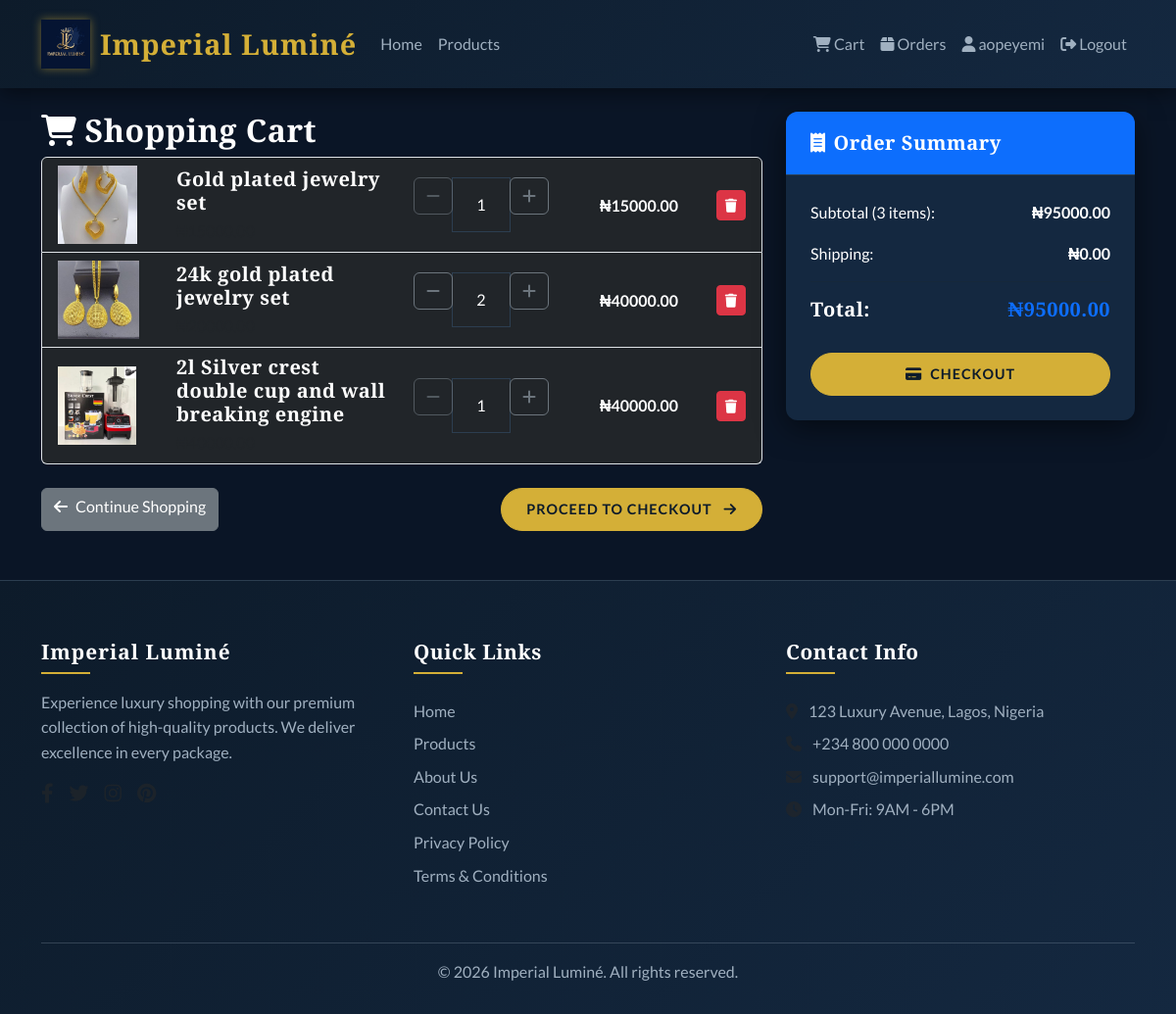
The app's page /cart/ (signed in) with its own data.
### store/models.py (models this page shows, shortened)
class Cart(models.Model):
    user = models.ForeignKey(User, on_delete=models.CASCADE, related_name='cart')
    product = models.ForeignKey(Product, on_delete=models.CASCADE)
    quantity = models.PositiveIntegerField(default=1, validators=[MinValueValidator(1)])
    added_at = models.DateTimeField(auto_now_add=True)
    class Meta:
        unique_together = ['user', 'product']
    def get_total_price(self):
        return self.product.price * self.quantity

class Product(models.Model):
    category = models.ForeignKey(Category, on_delete=models.CASCADE, related_name='products')
    name = models.CharField(max_length=200)
    slug = models.SlugField(max_length=200, unique=True)
    description = models.TextField()
    price = models.DecimalField(max_digits=10, decimal_places=2, validators=[MinValueValidator(0)])
    old_price = models.DecimalField(max_digits=10, decimal_places=2, blank=True, null=True,
                                    validators=[MinValueValidator(0)])
    stock = models.PositiveIntegerField(default=0)
    available = models.BooleanField(default=True)
    image = models.ImageField(upload_to='products/')
    image2 = models.ImageField(upload_to='products/', blank=True, null=True)
    image3 = models.ImageField(upload_to='products/', blank=True, null=True)
    created_at = models.DateTimeField(auto_now_add=True)
    updated_at = models.DateTimeField(auto_now=True)
    class Meta:
        ordering = ['-created_at']

### store/views.py (the view)
# urls.py: path('cart/', views.cart_view, name='cart_view'),
@login_required
def cart_view(request):
    cart_items = Cart.objects.filter(user=request.user)
    total = sum(item.get_total_price() for item in cart_items)
    context = {
        'cart_items': cart_items,
        'total': total,
    }
    return render(request, 'store/cart.html', context)

### store/templates/store/cart.html (shortened to what this page needs)
{% extends 'base.html' %}
{% load static %}
{% block content %}
<div class="row">
    <div class="col-md-8">
        <h2 class="text-white"><i class="fas fa-shopping-cart me-2"></i>Shopping Cart</h2>
        {% if cart_items %}
        <div class="list-group mb-4">
            {% for item in cart_items %}
            <div class="list-group-item bg-dark text-white">
                <div class="row align-items-center">
                    <div class="col-md-2">
                        <img src="{{ item.product.image.url }}" class="img-fluid" alt="{{ item.product.name }}" style="height: 80px; object-fit: cover;">
                    </div>
                    <div class="col-md-4">
                        <h5 class="mb-1 text-white">{{ item.product.name }}</h5>
                        <p class="text-muted mb-0">₦{{ item.product.price }}</p>
                    </div>
                    <div class="col-md-3">
                        <div class="input-group">
                            <form method="post" action="{% url 'store:update_cart' item.id %}">
                                <button type="submit" class="btn btn-outline-secondary" {% if item.quantity == 1 %}disabled{% endif %}>
                                    <i class="fas fa-minus"></i>
                                </button>
                            </form>
                            <input type="text" class="form-control text-center bg-dark text-white" value="{{ item.quantity }}" readonly style="max-width: 60px;">
                            <form method="post" action="{% url 'store:update_cart' item.id %}">
                                <button type="submit" class="btn btn-outline-secondary">
                                    <i class="fas fa-plus"></i>
                                </button>
                            </form>
                        </div>
                    </div>
                    <div class="col-md-2 text-center text-white">
                        <strong>₦{{ item.get_total_price }}</strong>
                    </div>
                    <div class="col-md-1 text-end">
                        <form method="post" action="{% url 'store:remove_from_cart' item.id %}">
                            <button type="submit" class="btn btn-danger btn-sm" onclick="return confirm('Remove this item?')">
                                <i class="fas fa-trash"></i>
                            </button>
                        </form>
                    </div>
                </div>
            </div>
            {% endfor %}
        </div>
        <div class="d-flex justify-content-between">
            <a href="{% url 'store:product_list' %}" class="btn btn-secondary">
                <i class="fas fa-arrow-left me-2"></i>Continue Shopping
            </a>
            <a href="{% url 'store:checkout' %}" class="btn btn-primary">
                Proceed to Checkout <i class="fas fa-arrow-right ms-2"></i>
            </a>
        </div>
        {% endif %}
    </div>
    <div class="col-md-4">
        <div class="card">
            <div class="card-header bg-primary text-white">
                <h5 class="mb-0"><i class="fas fa-receipt me-2"></i>Order Summary</h5>
            </div>
            <div class="card-body">
                <div class="d-flex justify-content-between mb-3 text-white">
                    <span>Subtotal ({{ cart_items|length }} items):</span>
                    <strong>₦{{ total }}</strong>
                </div>
                <div class="d-flex justify-content-between mb-3 text-white">
                    <span>Shipping:</span>
                    <strong>₦0.00</strong>
                </div>
                <hr class="text-muted">
                <div class="d-flex justify-content-between mb-4 text-white">
                    <h5>Total:</h5>
                    <h5 class="text-primary">₦{{ total }}</h5>
                </div>
                {% if cart_items %}
                <a href="{% url 'store:checkout' %}" class="btn btn-primary btn-lg w-100">
                    <i class="fas fa-credit-card me-2"></i>Checkout
                </a>
                {% endif %}
            </div>
        </div>
    </div>
</div>
{% endblock %}

### templates/base.html (shortened to what this page needs)
{% load static %}
<!DOCTYPE html>
<html lang="en">
<head>
    <link href="https://cdn.jsdelivr.net/npm/bootstrap@5.3.0/dist/css/bootstrap.min.css" rel="stylesheet">
    <link rel="stylesheet" href="https://cdnjs.cloudflare.com/ajax/libs/font-awesome/6.4.0/css/all.min.css">
</head>
<body>
    <nav class="navbar navbar-expand-lg navbar-dark">
        <div class="container">
            <a class="navbar-brand" href="{% url 'store:home' %}">
                <img src="{% static 'images/IL.svg' %}" alt="Imperial Luminé" class="logo-icon">
                <span class="logo-text">Imperial Luminé</span>
            </a>
            <div class="collapse navbar-collapse" id="navbarNav">
                <ul class="navbar-nav me-auto mb-2 mb-lg-0">
                    <li class="nav-item">
                        <a class="nav-link" href="{% url 'store:home' %}">Home</a>
                    </li>
                    <li class="nav-item">
                        <a class="nav-link" href="{% url 'store:product_list' %}">Products</a>
                    </li>
                </ul>
                <ul class="navbar-nav">
                    {% if user.is_authenticated %}
                    <li class="nav-item">
                        <a class="nav-link position-relative" href="{% url 'store:cart_view' %}">
                            <i class="fas fa-shopping-cart"></i>
                            Cart
                        </a>
                    </li>
                    <li class="nav-item">
                        <a class="nav-link" href="{% url 'store:order_list' %}">
                            <i class="fas fa-box"></i> Orders
                        </a>
                    </li>
                    <li class="nav-item">
                        <a class="nav-link" href="{% url 'store:profile' %}">
                            <i class="fas fa-user"></i> {{ user.username }}
                        </a>
                    </li>
                    <li class="nav-item">
                        <a class="nav-link" href="{% url 'store:logout' %}">
                            <i class="fas fa-sign-out-alt"></i> Logout
                        </a>
                    </li>
                    {% endif %}
                </ul>
            </div>
        </div>
    </nav>
    <main class="container my-4">
        {% block content %}{% endblock %}
    </main>
    <footer class="footer">
        <div class="container">
            <div class="row">
                <div class="col-md-4 mb-4">
                    <h5 class="logo mb-3">Imperial Luminé</h5>
                    <p class="mb-3">Experience luxury shopping with our premium collection of high-quality products. We deliver excellence in every package.</p>
                    <div class="d-flex">
                        <a href="#" class="text-muted me-3"><i class="fab fa-facebook-f fa-lg"></i></a>
                        <a href="#" class="text-muted me-3"><i class="fab fa-twitter fa-lg"></i></a>
                        <a href="#" class="text-muted me-3"><i class="fab fa-instagram fa-lg"></i></a>
                        <a href="#" class="text-muted"><i class="fab fa-pinterest fa-lg"></i></a>
                    </div>
                </div>
                <div class="col-md-4 mb-4">
                    <h5>Quick Links</h5>
                    <ul class="list-unstyled">
                        <li class="mb-2"><a href="{% url 'store:home' %}">Home</a></li>
                        <li class="mb-2"><a href="{% url 'store:product_list' %}">Products</a></li>
                        <li class="mb-2"><a href="#">About Us</a></li>
                        <li class="mb-2"><a href="#">Contact Us</a></li>
                        <li class="mb-2"><a href="#">Privacy Policy</a></li>
                        <li class="mb-2"><a href="#">Terms & Conditions</a></li>
                    </ul>
                </div>
                <div class="col-md-4 mb-4">
                    <h5>Contact Info</h5>
                    <ul class="list-unstyled">
                        <li class="mb-2"><i class="fas fa-map-marker-alt me-2 text-muted"></i> 123 Luxury Avenue, Lagos, Nigeria</li>
                        <li class="mb-2"><i class="fas fa-phone me-2 text-muted"></i> +234 800 000 0000</li>
                        <li class="mb-2"><i class="fas fa-envelope me-2 text-muted"></i> support@imperiallumine.com</li>
                        <li class="mb-2"><i class="fas fa-clock me-2 text-muted"></i> Mon-Fri: 9AM - 6PM</li>
                    </ul>
                </div>
            </div>
            <hr class="bg-secondary">
            <div class="text-center">
                <p class="mb-0">&copy; 2026 Imperial Luminé. All rights reserved.</p>
            </div>
        </div>
    </footer>
</body>
</html>

### records on screen
Cart: product.image (picture), product.name "Gold plated jewelry set", quantity "1", get_total_price "15000.00"
Cart: product.image (picture), product.name "24k gold plated jewelry set", quantity "2", get_total_price "40000.00"
Cart: product.image (picture), product.name "2l Silver crest double cup and wall breaking engine", quantity "1", get_total_price "40000.00"

### other values on screen
{{ user.username }} "aopeyemi"
{{ cart_items|length }} "3"
{{ total }} "95000.00"
